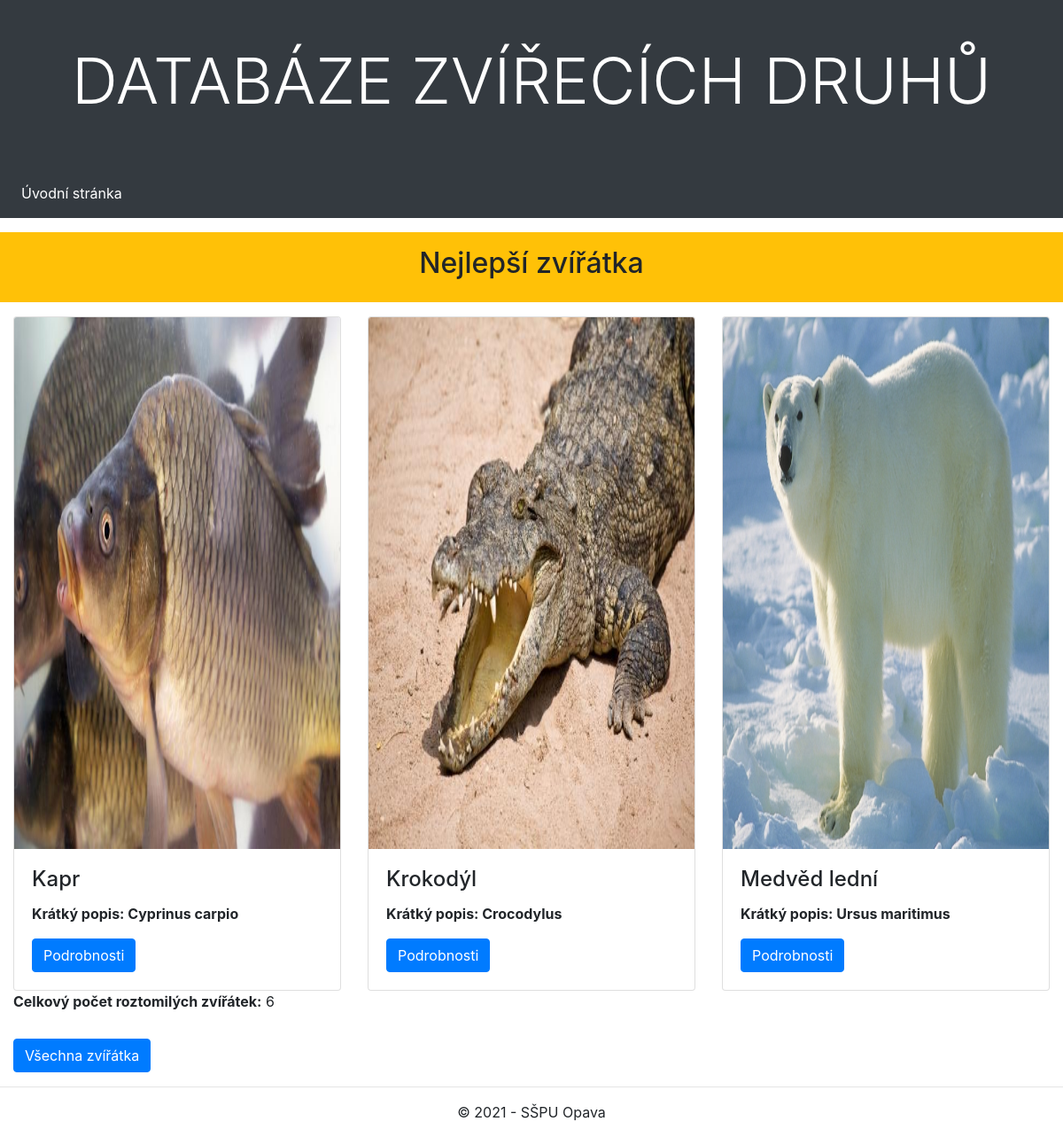
Screenshot of /blog/ with the database file from the repository.
### blog/models.py (models this page shows, shortened)
class Animal(models.Model):
    name = models.CharField(max_length=50, unique=True, verbose_name="Name of animal")
    poster = models.ImageField(upload_to=poster_path, blank=True, null=True, verbose_name="Poster")
    latin = models.CharField(max_length=50, unique=True, verbose_name="Latin name for animal")
    description = models.CharField(max_length=5000, verbose_name="Description of animal")
    class Meta:
        ordering = ["name"]

### blog/views.py (the view)
# urls.py: path('', views.index, name='index'),
def index(request):
    num_animals = Animal.objects.all().count()
    animals = Animal.objects.order_by('name')[:3]
    """ Do proměnné context, která je typu slovník (dictionary) uložíme hodnoty obou proměnných """
    context = {
        'num_animals': num_animals,
        'animals': animals
    }
    return render(
        request,
        'index.html',
        context=context
    )

### blog/templates/index.html
{% extends "base_generic.html" %}
{% block content %}
<div class="row mt-3 mb-3 bg-warning p-3">
    <div class="col-sm-12">
        <h2 class="text-center">Nejlepší zvířátka</h2>
    </div>
</div>
<div class="row">
    {% for animal in animals %}
    <div class="col-sm-4">
        <div class="card">
            {% if animal.poster %}
            <img class="card-img-top" height="600" src="{{ animal.poster.url }}" alt="{{ animal.name }}">
            {% endif %}
            <div class="card-body">
                <h4 class="card-title">{{ animal.name }}</h4>
                <p class="card-text"><strong>Krátký popis: {{ animal.latin }}</strong></p>
                <a href="{% url 'animal-detail' animal.pk %}" class="btn btn-primary">Podrobnosti</a>
            </div>
        </div>
    </div>
    {% endfor %}
</div>
<div class="row">
    <div class="col-sm-12">
        <strong>Celkový počet roztomilých zvířátek:</strong> {{ num_animals }}<br>
        <a href="animals/" style="margin-top: 30px" class="btn btn-primary">Všechna zvířátka</a>
    </div>
</div>
{% endblock %}

### blog/templates/base_generic.html (shortened to what this page needs)
<!DOCTYPE html>
<html lang="cs">
<head>
    <link rel="stylesheet" href="https://maxcdn.bootstrapcdn.com/bootstrap/4.4.1/css/bootstrap.min.css">
       {% load static %}
</head>
<body>
    <header class="jumbotron-fluid p-5 text-center bg-dark">
        <h1 class="text-white text-uppercase display-3">Databáze zvířecích druhů</h1>
    </header>
    <nav class="navbar navbar-expand-md bg-dark navbar-dark">
      <div class="collapse navbar-collapse" id="collapsibleNavbar">
        <ul class="navbar-nav">
          <li class="nav-item">
            <a class="nav-link active" href="{% url 'index' %}">Úvodní stránka</a>
          </li>
        </ul>
      </div>
    </nav>
<div class="container-fluid">
    {% block content %}{% endblock %}
</div>
<footer class=" text-center">
    <hr>
    <p>&copy; 2021 - SŠPU Opava</p>
</footer>
</body>
</html>

### rows the page displays
Animal: poster (picture), name "Kapr", latin "Cyprinus carpio"
Animal: poster (picture), name "Krokodýl", latin "Crocodylus"
Animal: poster (picture), name "Medvěd lední", latin "Ursus maritimus"

### other values shown
{{ num_animals }} "6"
